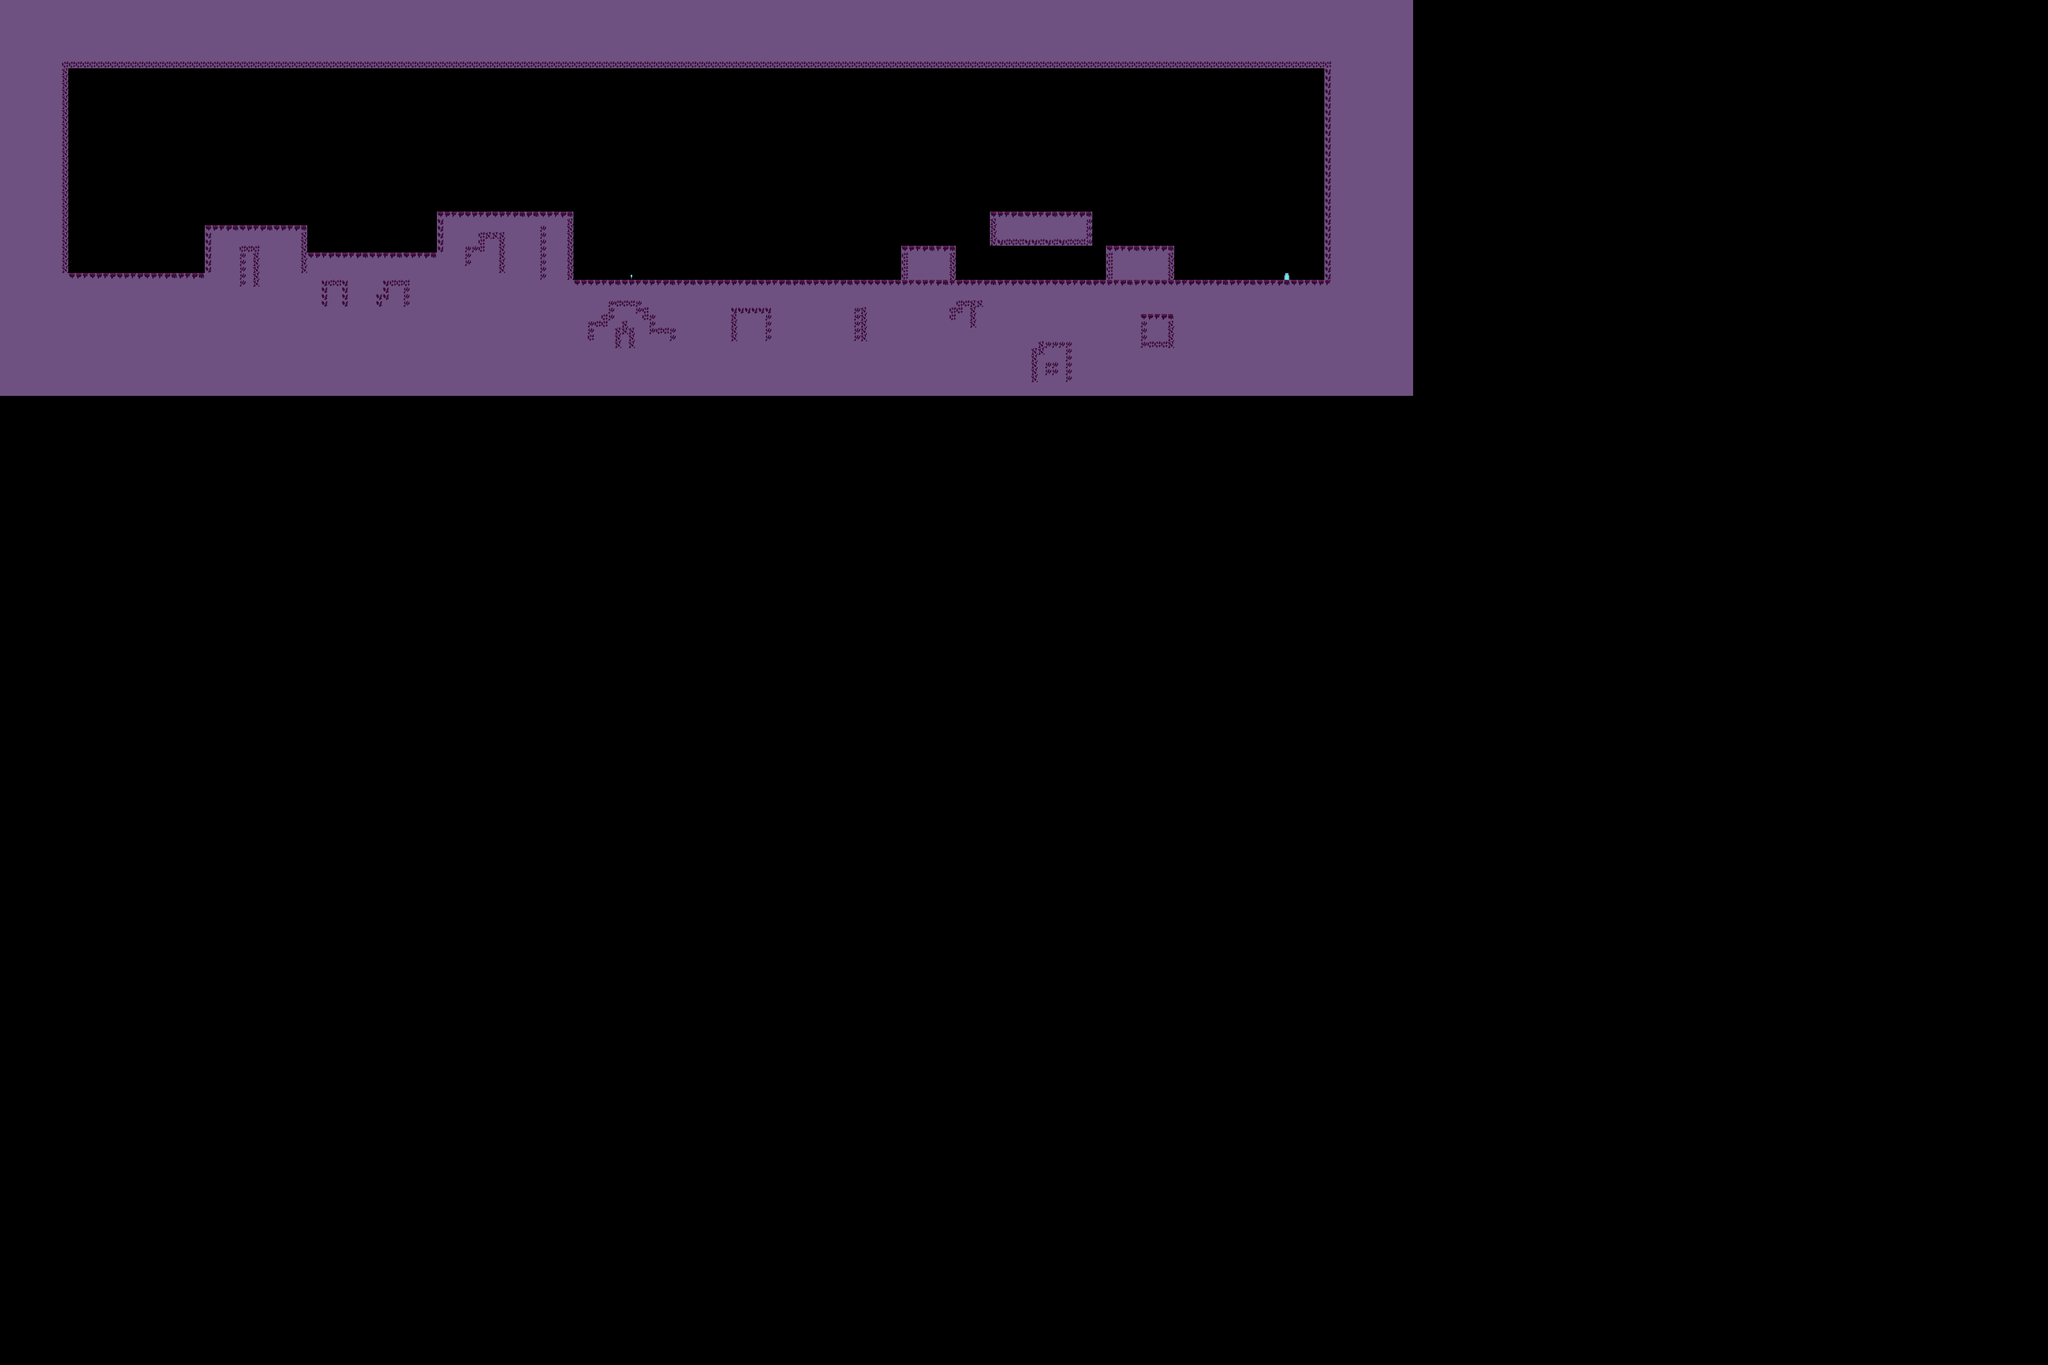

Tiled map render using the project's own tile images. Description and the map definition, with tile-layer contents summarised, below:
An orthogonal 300x200 tile map with 16x16 px tiles, 1 tile layer (Kachelebene 1).

<map version="1.9" tiledversion="1.9.1" orientation="orthogonal" renderorder="right-down" width="300" height="200" tilewidth="16" tileheight="16" infinite="0" nextlayerid="2" nextobjectid="1">
 <editorsettings>
  <export target="../../maps/map1.csv" format="csv" />
 </editorsettings>
 <tileset firstgid="1" source="purple_tiles.tsx" />
 <layer id="1" name="Kachelebene 1" width="300" height="200">
  <data>[60000 cells, 6885 non-empty, 12 distinct tile ids]</data>
 </layer>
</map>
